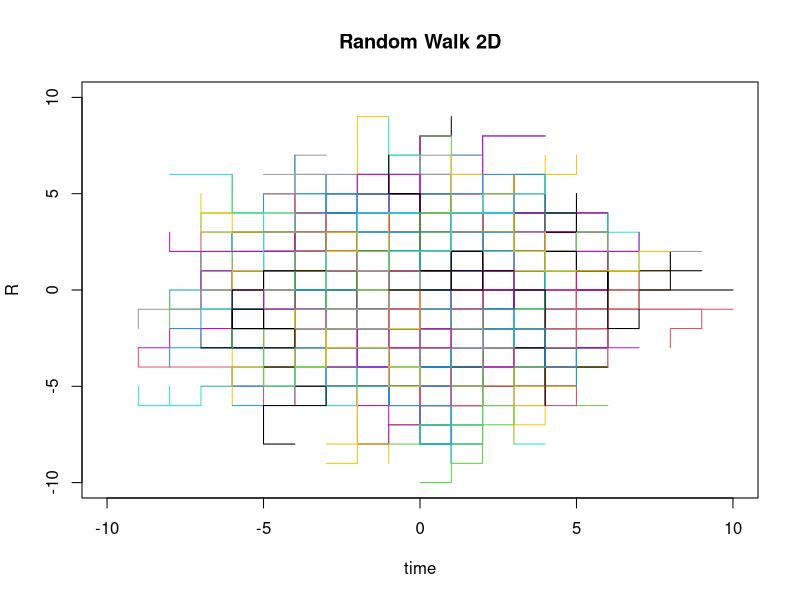
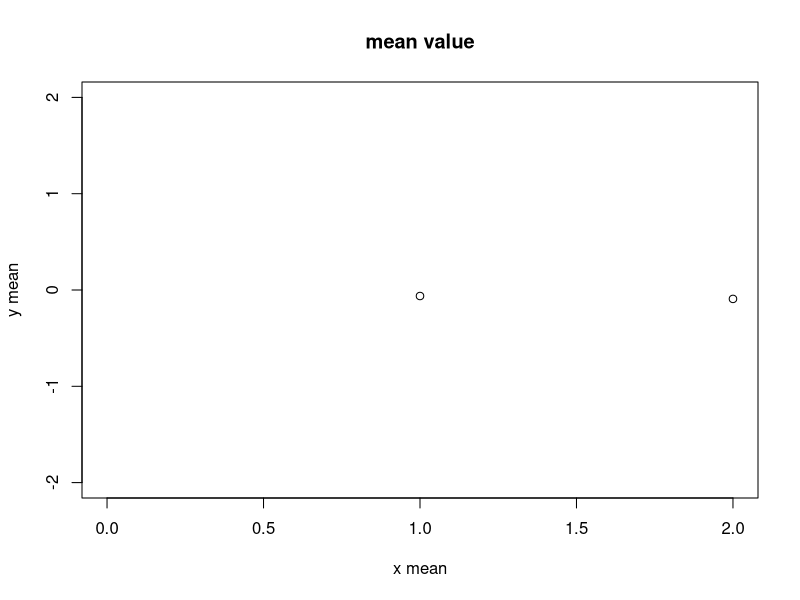
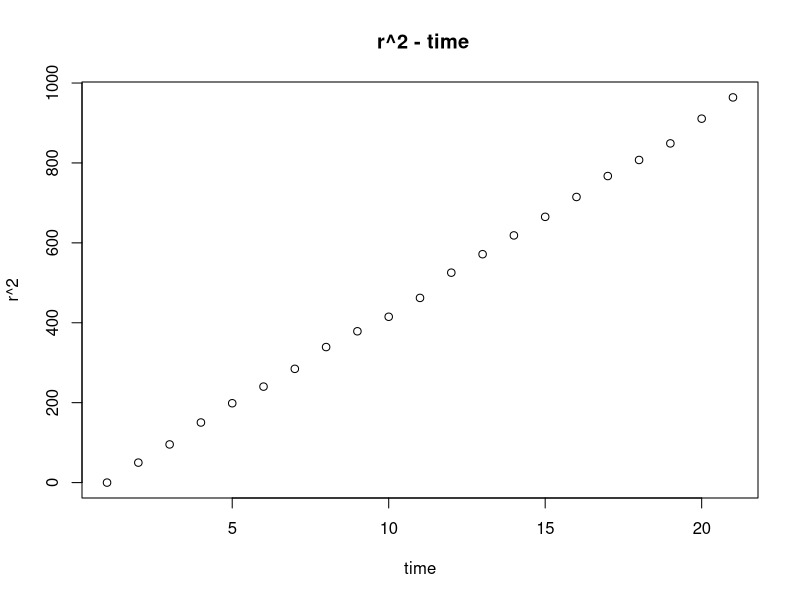

These figures' R source, in order:
steps = 20
exps = 1000
disp = matrix (c(1,0, -1,0, 0,1, 0,-1), 2, 4)
t_sum = c(0,0)
total_sd2 = c(0)
#create walks & plot
for (i in 1:exps){
  D = disp[,sample(4,steps, replace=TRUE)]
  D = cbind(c(0,0),D)
  xy= apply(D,1,cumsum)
  if(i == 1)
    plot(xy, type="l", main="Random Walk 2D", xlab="time", ylab="R",
         xlim=c(-steps/2,steps/2), ylim=c(-steps/2,steps/2))
  else
    points(xy, type="l", col =palette()[i%%8+1])
  t_sum = t_sum +  apply(xy,2, sum)
  total_sd2 = total_sd2+ apply(xy^2,1, sum)
}#for(i) end

#statistic 
plot(matrix(t_sum/steps/exps,2,1), ylim=c(-2,2), xlim = c(0,2), main ="mean value", xlab= "x mean", ylab= "y mean")
plot(total_sd2/steps, main =" r^2 - time", xlab= "time", ylab= "r^2")